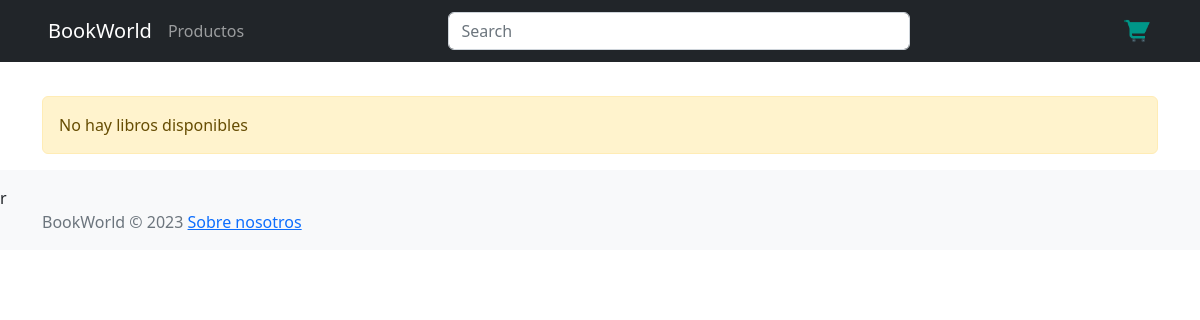
The app's page /products/?page=2, older data.
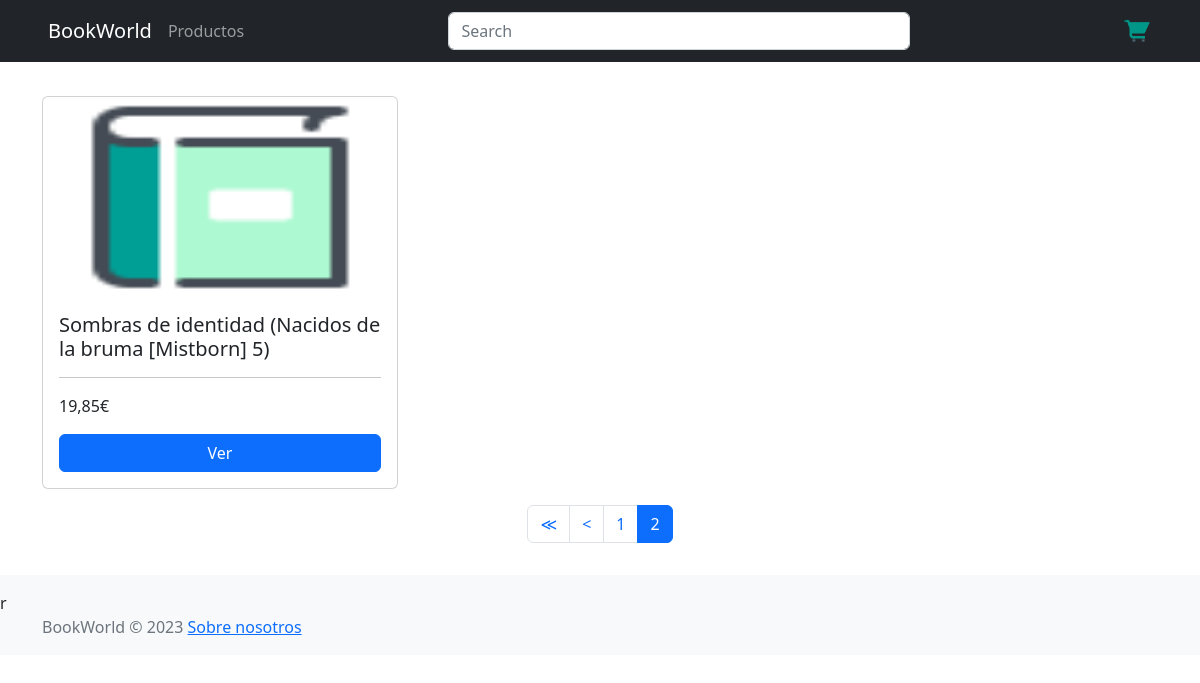
The same page, newer data.
### BookWorld/models/book.py (models this page shows)
class Book(models.Model):
    isbn = models.CharField(max_length=13, primary_key=True)
    title = models.CharField(max_length=150, blank=False, null=False)
    description = models.CharField(max_length=150, blank=False, null=False)
    author = models.ForeignKey("Author", null=False, on_delete=models.CASCADE)
    genre = models.CharField(max_length=150, blank=False, null=True)
    price = models.FloatField(max_length=150, blank=False, null=True)

### BookWorld/views.py (the view)
# urls.py: path('products/', views.products, name='products'),
def products(request):
    books_list = Book.objects.all().order_by('title')
    paginator = Paginator(books_list, 9)
    page = request.GET.get('page') or 1
    books = paginator.get_page(page)
    current_page = int(page)
    pages = range(1, books.paginator.num_pages + 1)
    return render(request, 'products.html', {'books': books, 'pages': pages, 'current_page': current_page})

### BookWorld/models/cart_total.py (called while the page is built)
def cart_total(request):
    total = 0
    if "cart" in request.session.keys():
        for key, value in request.session['cart'].items():
            total += int(value['acumulated'])
    return {'cart_total': total}

### templates/products.html (shortened to what this page needs)
{% load static %}
<!DOCTYPE html>
<html lang="en"/>
<head>
    <link rel="stylesheet" href="https://cdn.jsdelivr.net/npm/bootstrap@5.2.3/dist/css/bootstrap.min.css"
>
</head>
<body>
<header class="navbar navbar-dark bg-dark fixed-top container-fluid d-flex bd-highlight px-5">
    <div class="navbar-nav flex-row flex-fill bd-highlight">
        <a class="navbar-brand" href="/">BookWorld</a>
        <a class="nav-item nav-link" href="?page=1">Productos</a>
    </div>
    <div class="flex-fill bd-highlight">
        <form class="d-flex">
            <input class="form-control me-2" type="search" placeholder="Search" aria-label="Search"
                   href="/search">
        </form>
    </div>
    <div class="flex-fill bd-highlight">
        <nav class="navbar navbar-expand-lg text-light">
            <a class="nav-link ms-auto" aria-current="page" href="cart">
                <img src="../static/img/cart.png" width="30" height="30">
            </a>
        </nav>
    </div>
</header>
<div class="container mt-5 pt-5">
    {% if books %}
        {% for book in books %}
            {% if forloop.first %}
                <div class="row mb-3">{% endif %}
        <div class="col-4">
            <div class="card box-shadow">
                <img src="{% static 'img/book.png' %}" class="card-img-top" alt="..."
                     style="height: 200px; width: 100%; display: block;">
                <div class="card-body">
                    <h5 class="card-title">{{ book.title }}</h5>
                    <hr/>
                    <p class="card-text">{{ book.price }}€</p>
                    <a href="{{ book.isbn }}" class="btn btn-primary w-100">Ver</a>
                </div>
            </div>
        </div>
        {% if forloop.last %}</div>{% endif %}
        {% endfor %}
        {% include "pagination.html" %}
    {% else %}
        <div class="alert alert-warning" role="alert">No hay libros disponibles</div>
    {% endif %}
</div>
<footer class="footer  py-3 bg-light mt-3 ">r
    <div class="container">
        <span class="text-muted">BookWorld © <script>document.write(new Date().getFullYear())</script> </span>
        <span class="text-muted"><a href="https://www.youtube.com/watch?v=dQw4w9WgXcQ">Sobre nosotros</a></span>
    </div>
</footer>
</body>
</html>

Row changes from the older to the newer data that the page shows:
added Book: title "Sombras de identidad (Nacidos de la bruma [Mistborn] 5)", price "19,85"
Text that changed along with them:
text no longer shown: "No hay libros disponibles"
new list line: "1"
new list line: "2"
